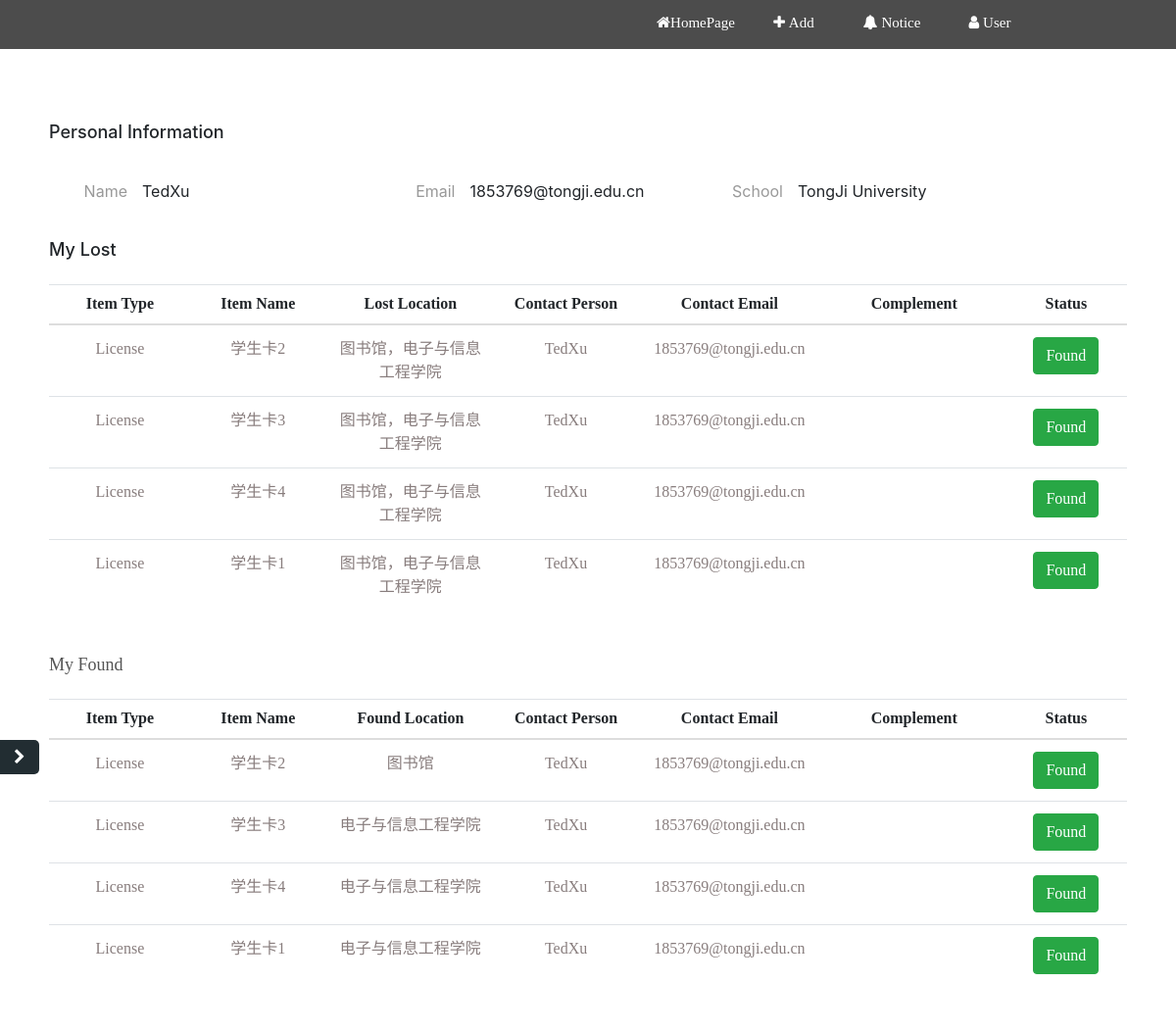
Before: /personal_page (signed in) with the older database file.
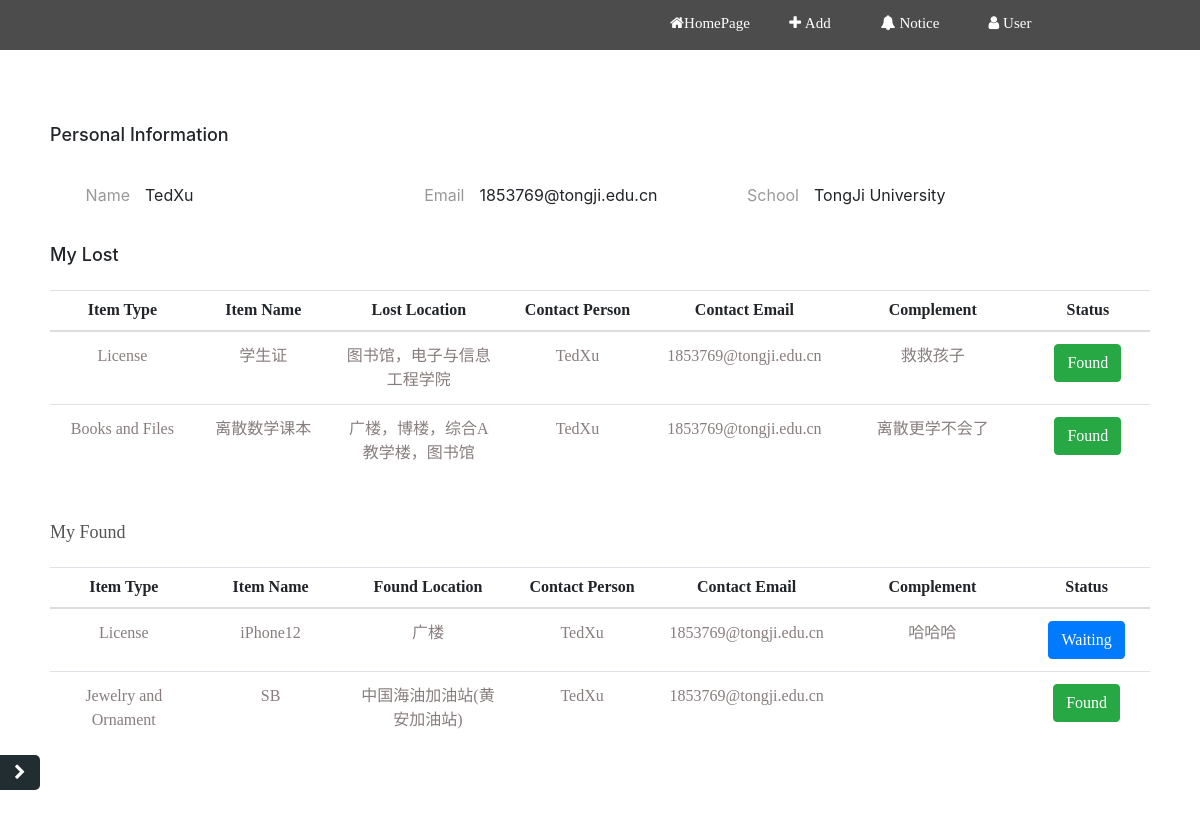
After: the same page with the newer database file.
### app.py (models this page shows, shortened)
class Student(db.Model):
    id = db.Column(db.Integer, primary_key=True)
    name = db.Column(db.String(20))
    emailAddress = db.Column(db.String(40), unique=True)
    password = db.Column(db.String(20))
    lostThings = db.relationship('LostThing')
    pickThings = db.relationship('PickThing')

class LostThing(db.Model):
    __tablename__ = 'lostThing'
    id = db.Column(db.Integer, primary_key=True)
    type = db.Column(db.Integer)
    name = db.Column(db.String(20))
    lostDate = db.Column(db.Date)
    contactPerson = db.Column(db.String(20))
    contactEmail = db.Column(db.String(40))
    location = db.Column(db.String(200))
    complement = db.Column(db.String(100))
    status = db.Column(db.Integer)  # 0 for waiting; 1 for matched; 2 for found
    lostStudent_id = db.Column(db.Integer, db.ForeignKey('student.id'))
    match_pick_things = db.relationship('PickThing',
                                   secondary=match_table,
                                   back_populates='match_lost_things')

class PickThing(db.Model):
    __tablename__ = 'pickThing'
    id = db.Column(db.Integer, primary_key=True)
    type = db.Column(db.Integer)
    name = db.Column(db.String(20))
    pickDate = db.Column(db.Date)
    contactPerson = db.Column(db.String(20))
    contactEmail = db.Column(db.String(40))
    location = db.Column(db.Integer)
    complement = db.Column(db.String(100))
    status = db.Column(db.Integer)  # 0 for waiting; 1 for matched; 2 for found
    pickStudent_id = db.Column(db.Integer, db.ForeignKey('student.id'))
    match_lost_things = db.relationship('LostThing',
                                        secondary=match_table,
                                        back_populates='match_pick_things')

### app.py (the view)
@app.route('/personal_page')
def personal_page():
    if (not check_login()):
        return redirect(url_for('login'))
    student = Student.query.get(session['login_user'])
    personal_lost_things = student.lostThings
    personal_lost_things.sort(key=lambda thing:(thing.status, thing.id))
    personal_pick_things = student.pickThings
    personal_pick_things.sort(key=lambda thing: (thing.status, thing.id))
    return render_template('personal_page.html',
                           student=student,
                           personal_lost_things=personal_lost_things,
                           personal_pick_things=personal_pick_things,
                           convert_type=convert_type,
                           convert_location_to_txt=convert_location_to_txt)

### app.py (called while the page is built)
def convert_type(num_type):
    type_dict = {1: 'License', 2: 'Digital device', 3: 'Jewelry and Ornament', 4: 'Cosmetics and Daily supplies', 5: 'Clothes and Shoes', 6: 'Books and Files'}
    return type_dict[num_type]

def convert_location_to_txt(location):
    locations = location.split(',')
    locations = [location.split('-')[-3] if len(location.split('-')) >= 3 else location.split('-')[-1]
                 for location in locations]
    return '，'.join(locations)

def check_login():
    if 'logged_in' not in session or not Student.query.get(session['login_user']):
        app.logger.info('fuck')
        return 0
    else:
        app.logger.info('shit')
        return 1

### templates/personal_page.html (shortened to what this page needs)
<!DOCTYPE html>
<html>
<head>
	<link href="../static/css/bootstrap.css" rel="stylesheet">
	<link rel="stylesheet" href="../static/css/font-awesome.css">
	<link href="../static/css/style1.css" rel="stylesheet">
</head>
<body>
	<div class="aside">
		<div class="keybtn">
			<i class="fa fa-chevron-right" aria-hidden="true"></i>
		</div>
	</div>
	<div class="topside">
		<div class="iconbox ic1 mr30"><i class="fa fa-user" aria-hidden="true" style="font-size: 15px;"> User</i>
		</div>
		<div class="iconbox ic2"><A href="{{ url_for('personal_page') }}"><i class="fa fa-bell" style="font-size: 15px;"> Notice</i></A></div>
		<div class="iconbox ic1"><i class="fa fa-plus" style="font-size: 15px;"> Add</i>
		</div>
		<div class="iconbox ic2"><A href="{{ url_for('index') }}"><i class="fa fa-home" style="font-size: 15px;">HomePage</i></A></div>
	</div>
	<div class="w-auto">
		<div class="main">
			<h3 class="tit">
				<span>Personal Information</span>
			</h3>
			<div class="content c1">
				<div class="hang"><span class="name">Name</span><span class="value">{{ student.name }}</span></div>
				<div class="hang"><span class="name">Email</span><span class="value">{{ student.emailAddress }}</span></div>
				<div class="hang"><span class="name">School</span><span class="value">TongJi University</span></div>
			</div>
			<h3 class="tit">
				<span id="A1">My Lost</span>
			</h3>
			<div class="box-content">
				<div class="box-content">
				<div class="box-content profile">
					<table class="table">
						<thead class="text-center">
							<tr>
								<th style="width: 200px;">Item Type</th>
								<th style="width: 200px;">Item Name</th>
								<th style="width: 250px;">Lost Location</th>
								<th style="width: 200px;">Contact Person</th>
								<th style="width: 200px;">Contact Email</th>
								<th style="width: 250px;">Complement</th>
								<th style="width: 150px;">Status</th>
							</tr>
						</thead>
						<tbody class="text-center">
							{% for lost_thing in personal_lost_things %}
							<tr class="text-center">
								<td>{{ convert_type(lost_thing.type) }}</td>
								<td>{{ lost_thing.name }}</td>
								<td>{{ convert_location_to_txt(lost_thing.location) }}</td>
								<td>{{ lost_thing.contactPerson }}</td>
								<td>{{ lost_thing.contactEmail }}</td>
								<td>{{ lost_thing.complement }}</td>
								<td>
									{% if lost_thing.status == 0 %}
									<button type="button" class="btn btn-primary"
											data-toggle="popover"
											data-content="Sorry, we're trying to find it">
										Waiting
									</button>
									{% elif lost_thing.status == 2 %}
									<button class="btn btn-success"
											id="lost_thing{{ lost_thing.id }}"
											data-toggle="popover"
											data-content="Look down for more information">
										Found
									</button>
									{% endif %}
								</td>
							</tr>
							{% endfor %}
						</tbody>
					</table>
				</div>
			</div>
			<h3 class="tit">
				<span id="A2">My Found</span>
			</h3>
			<div class="box-content">
				<div class="box-content profile">
					<table class="table">
						<thead class="text-center">
							<tr>
								<th style="width: 200px;">Item Type</th>
								<th style="width: 200px;">Item Name</th>
								<th style="width: 250px;">Found Location</th>
								<th style="width: 200px;">Contact Person</th>
								<th style="width: 200px;">Contact Email</th>
								<th style="width: 250px;">Complement</th>
								<th style="width: 150px;">Status</th>
							</tr>
						</thead>
						<tbody class="text-center">
							{% for pick_thing in personal_pick_things %}
							<tr class="text-center">
								<td>{{ convert_type(pick_thing.type) }}</td>
								<td>{{ pick_thing.name }}</td>
								<td>{{ convert_location_to_txt(pick_thing.location) }}</td>
								<td>{{ pick_thing.contactPerson }}</td>
								<td>{{ pick_thing.contactEmail }}</td>
								<td>{{ pick_thing.complement }}</td>
								<td>
									{% if pick_thing.status == 0 %}
									<button type="button" class="btn btn-primary"
											data-toggle="popover"
											data-content="Sorry, we're trying to find it">
										Waiting
									</button>
									{% elif pick_thing.status == 2 %}
									<button class="btn btn-success"
											id="pick_thing{{ pick_thing.id }}"
											data-toggle="popover"
											data-content="Look down for more information">
										Found
									</button>
									{% endif %}
								</td>
							</tr>
							{% endfor %}
						</tbody>
					</table>
				</div>
			</div>
		</div>
	</div>
</body>
</html>

### static/css/style1.css (style rules this page uses)
* { margin:0;padding:0; }
body { background-image:url(../img/bg.jpg); background-size: cover; background-attachment: fixed; }
.aside { width:230px; height:100vh; background:#222D32; position:fixed; top:0px; left:0px; z-index:3; }
.keybtn { position:absolute; bottom:10px; left:230px; background:#222D32; border-radius:0px 5px 5px 0px; color:#fff; border-left:0px; outline:none; width:40px; height:35px; text-align:center; line-height:35px; }
.topside { background:rgba(0,0,0,0.7); height:50px; width:100%; position:fixed; top:0px; z-index:2; }
.iconbox { width:100px; height:30px; float:right; text-align:center; line-height:50px; color:#fff; font-size:24px; position:relative; margin-top: -5px; }
.mr30 { margin-right:140px; }
.main { width:1160px; height:auto; padding:30px; box-sizing:border-box; background:#fff; margin:30px auto; margin-top:70px; }
.main .tit { margin:20px 0; height:30px; line-height:30px; background-image:url(../images/2.jpg); background-repeat:repeat-x; background-position:left center; font-size:18px; }
.tit span { background:#fff; padding-right:10px; }
.c1 .hang { width:330px; line-height:30px; display:inline-block; padding: 10px; }
.hang .name { width:70px; color:#999; line-height:30px; display:inline-block; text-align:right; margin-right:15px; }
.box-content { background: white; color: #555; font-family: 'robotolight'; padding: 0px; margin-top: 10px; }
.profile { overflow: hidden; }
.text-center { text-align: center; }
.text-center > tr>th { text-align:center ; }
.text-center>tr>td { color:rgb(136, 125, 125); }
.table { width: 100%; max-width: 100%; margin-bottom: 20px; }
table { border-collapse: collapse; border-spacing: 0; }
.table>thead>tr>th { vertical-align: bottom; border-bottom: 2px solid #ddd; }
.table>thead>tr>th { padding: 8px; line-height: 1.42857143; }
th { display: table-cell; vertical-align: inherit; font-weight: bold; text-align: -internal-center; }
.ic2 a { color:white; }

### templates/personal_page.html (style rules this page uses)
body { background-image:url(../static/img/bg.jpg); background-size: cover; background-attachment: fixed; }

Changed rows visible on the page:
no longer on this page (row edited): LostThing: type "License", name "学生卡3", location "图书馆，电子与信息工程学院", contactPerson "TedXu", contactEmail "1853769@tongji.edu.cn"
no longer on this page (row edited): LostThing: type "License", name "学生卡4", location "图书馆，电子与信息工程学院", contactPerson "TedXu", contactEmail "1853769@tongji.edu.cn"
removed LostThing: type "License", name "学生卡1", location "图书馆，电子与信息工程学院", contactPerson "TedXu", contactEmail "1853769@tongji.edu.cn"
no longer on this page (row edited): PickThing: type "License", name "学生卡2", location "图书馆", contactPerson "TedXu", contactEmail "1853769@tongji.edu.cn"
no longer on this page (row edited): PickThing: type "License", name "学生卡3", location "电子与信息工程学院", contactPerson "TedXu", contactEmail "1853769@tongji.edu.cn"
no longer on this page (row edited): PickThing: type "License", name "学生卡4", location "电子与信息工程学院", contactPerson "TedXu", contactEmail "1853769@tongji.edu.cn"
added LostThing: type "License", name "学生证", location "图书馆，电子与信息工程学院", contactPerson "TedXu", contactEmail "1853769@tongji.edu.cn", complement "救救孩子"
changed LostThing: type "License" → "Books and Files"; name "学生卡2" → "离散数学课本"; location "图书馆，电子与信息工程学院" → "广楼，博楼，综合A教学楼，图书馆"; complement (not shown) → "离散更学不会了"
added PickThing: type "License", name "iPhone12", location "广楼", contactPerson "TedXu", contactEmail "1853769@tongji.edu.cn", complement "哈哈哈", status "Waiting"
changed PickThing: type "License" → "Jewelry and Ornament"; name "学生卡1" → "SB"; location "电子与信息工程学院" → "中国海油加油站(黄安加油站)"
